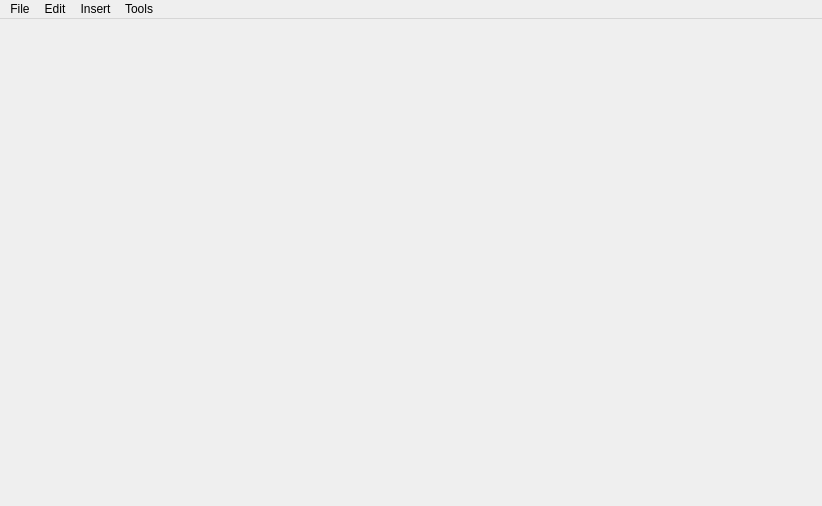
<?xml version="1.0" encoding="UTF-8"?>
<ui version="4.0">
 <class>MindForge</class>
 <widget class="QMainWindow" name="MindForge">
  <property name="geometry">
   <rect>
    <x>0</x>
    <y>0</y>
    <width>822</width>
    <height>506</height>
   </rect>
  </property>
  <property name="windowTitle">
   <string>Mind Forge</string>
  </property>
  <widget class="QWidget" name="centralWidget"/>
  <widget class="QMenuBar" name="menuBar">
   <property name="geometry">
    <rect>
     <x>0</x>
     <y>0</y>
     <width>822</width>
     <height>21</height>
    </rect>
   </property>
   <widget class="QMenu" name="menuTools">
    <property name="title">
     <string>Tools</string>
    </property>
    <addaction name="actionOptions"/>
   </widget>
   <widget class="QMenu" name="menuFile">
    <property name="title">
     <string>File</string>
    </property>
    <addaction name="actionOpen"/>
   </widget>
   <widget class="QMenu" name="menuInsert">
    <property name="title">
     <string>Insert</string>
    </property>
    <addaction name="actionNew_child_node"/>
   </widget>
   <widget class="QMenu" name="menuEdit">
    <property name="title">
     <string>Edit</string>
    </property>
   </widget>
   <addaction name="menuFile"/>
   <addaction name="menuEdit"/>
   <addaction name="menuInsert"/>
   <addaction name="menuTools"/>
  </widget>
  <action name="actionOptions">
   <property name="text">
    <string>Options...</string>
   </property>
  </action>
  <action name="actionOpen">
   <property name="text">
    <string>Open</string>
   </property>
   <property name="shortcut">
    <string>Ctrl+O</string>
   </property>
  </action>
  <action name="actionNew_child_node">
   <property name="text">
    <string>New child node</string>
   </property>
   <property name="shortcut">
    <string>Ins</string>
   </property>
  </action>
 </widget>
 <layoutdefault spacing="6" margin="11"/>
 <resources/>
 <connections/>
</ui>
